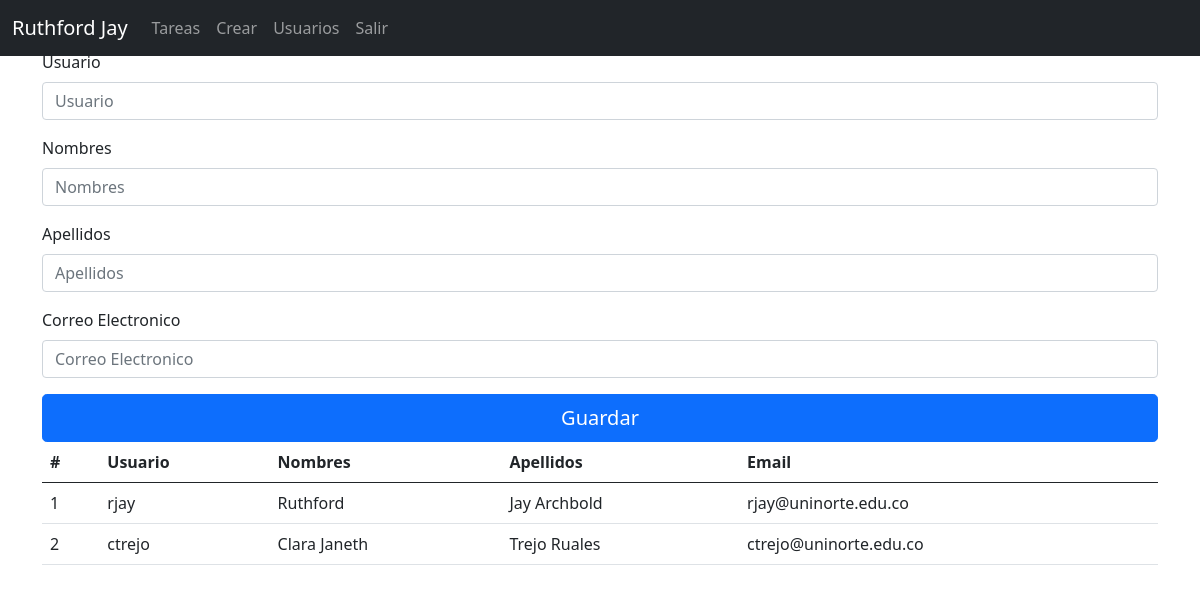
The page /crearUsuario (signed in) on the database its author committed.
### app.py (models this page shows, shortened)
class Usuarios(db.Model):
    __table_args__ = {'sqlite_autoincrement': True}
    id = db.Column(db.Integer, primary_key=True)
    usuario = db.Column(db.String(50), nullable=False)
    nombres = db.Column(db.String(250), nullable=False)
    apellidos = db.Column(db.String(250), nullable=False)
    email = db.Column(db.String(150), nullable=False)

### app.py (the view, shortened to what this page needs)
@app.route("/crearUsuario", methods=["GET", "POST"])
@validar_sesion
def crearUsuario():
    usuario = session["usr_nombre"]
    usuariosList = Usuarios.query.all()
    return render_template("usuarios.html", usuario=usuario, usuarios=usuariosList)

### app.py (called while the page is built)
def validar_sesion(view):
    @functools.wraps( view )
    def wrapped_view(**kwargs):
        if 'usr_nombre' not in session:
            return redirect( url_for( 'login' ) )
        return view( **kwargs )
    return wrapped_view

### templates/usuarios.html
{% extends "plantilla.html" %}
{% block contenido %}
<div class="starter-template">
    <form action="{{ url_for('crearUsuario') }}" method="POST">
        <h1 class="h3 mb-3 fw-normal">Crear Usuario</h1>
        <div class="mb-3">
            <label for="usuario" class="form-label">Usuario</label>
            <input type="text" class="form-control" id="usuario" name="usuario" placeholder="Usuario" required>
        </div>
        <div class="mb-3">
            <label for="nombres" class="form-label">Nombres</label>
            <input type="text" class="form-control" id="nombres" name="nombres" placeholder="Nombres" required>
        </div>
        <div class="mb-3">
            <label for="apellidos" class="form-label">Apellidos</label>
            <input type="text" class="form-control" id="apellidos" name="apellidos" placeholder="Apellidos" required>
        </div>
        <div class="mb-3">
            <label for="email" class="form-label">Correo Electronico</label>
            <input type="email" class="form-control" id="email" name="email" placeholder="Correo Electronico" required>
        </div>
        <button class="w-100 btn btn-lg btn-primary" type="submit">Guardar</button>
    </form>
    <table class="table">
        <thead>
            <tr>
                <th scope="col">#</th>
                <th scope="col">Usuario</th>
                <th scope="col">Nombres</th>
                <th scope="col">Apellidos</th>
                <th scope="col">Email</th>
            </tr>
        </thead>
        <tbody>
            {% for usr in usuarios %}
            <tr>
                <td>{{ usr.id }}</td>
                <td>{{ usr.usuario }}</td>
                <td>{{ usr.nombres }}</td>
                <td>{{ usr.apellidos }}</td>
                <td>{{ usr.email }}</td>
            </tr>
            {% endfor %}
        </tbody>
    </table>
</div>
{% endblock %}

### rows shown on the page
Usuarios: id "1", usuario "rjay", nombres "Ruthford", apellidos "Jay Archbold", email "rjay@uninorte.edu.co"
Usuarios: id "2", usuario "ctrejo", nombres "Clara Janeth", apellidos "Trejo Ruales", email "ctrejo@uninorte.edu.co"

### other values the page prints
{{ usuario }} "Ruthford Jay"
